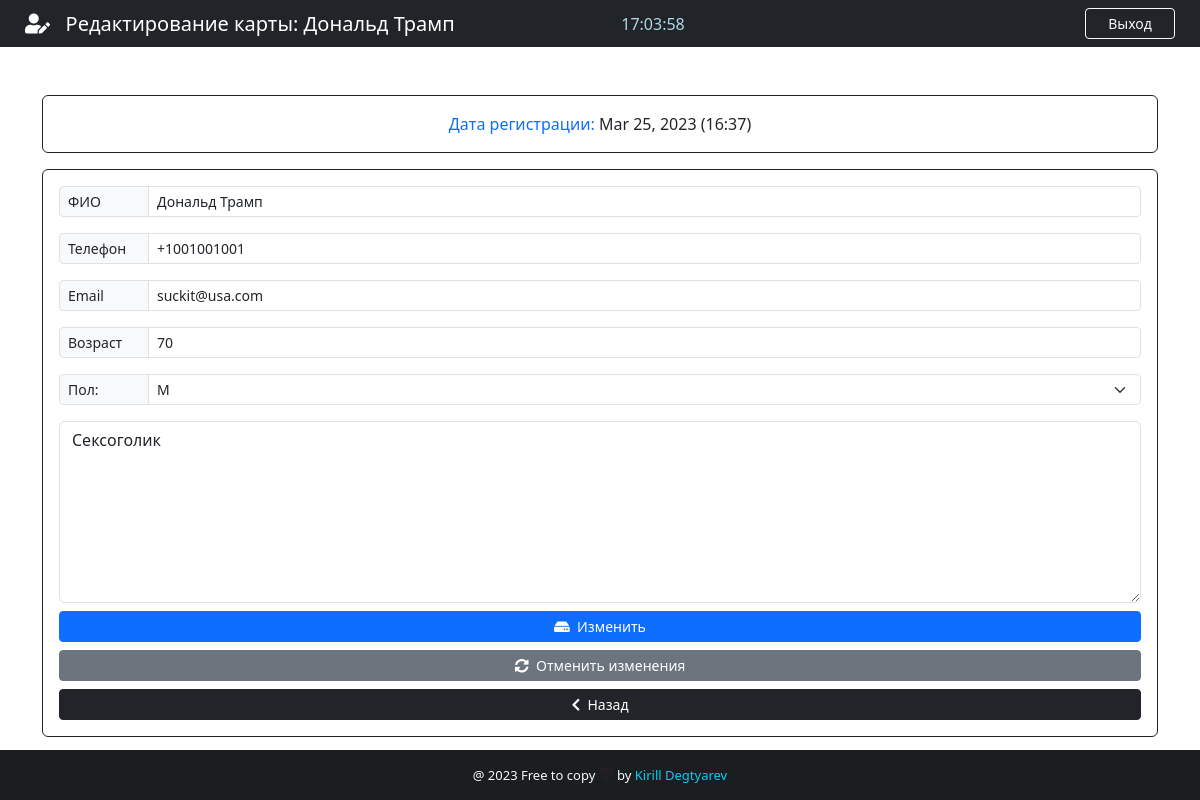
Screenshot of /patient/12 (signed in) with the database file from the repository.
### App/models.py (models this page shows, shortened)
class Patient(models.Model):
    GENDER = (
        ('М', 'М'),
        ('Ж', 'Ж'),
    )
    id = models.IntegerField(primary_key=True)
    name = models.CharField(max_length=50)
    phone = models.CharField(max_length=20)
    email = models.CharField(max_length=40)
    age = models.CharField(max_length=3)
    gender = models.CharField(max_length=1, null=True, choices=GENDER)
    note = models.TextField(blank=True )
    created_at = models.DateTimeField(auto_now_add=True)

### App/views.py (the view)
# urls.py: path('patient/<str:patient_id>', views.patient, name='patient'),
@cache_control(no_cache = True, must_validate = True, no_store = True)
@login_required(login_url="login")
def patient(request, patient_id):
    patient = Patient.objects.get(id = patient_id)
    if patient !=None:
        return render(request, "edit.html", {'patient': patient})

### App/templates/edit.html (shortened to what this page needs)
{% extends 'add.html' %}
{% block nav-content %}
    <i class="fas fa-user-edit"></i>&nbsp; &nbsp;Редактирование карты: {{ patient.name }}
{% endblock nav-content %}
{% block Action %} action="/edit_patient/" {% endblock Action %}
{% block card_title %}Дата регистрации: <span class="text-dark">{{ patient.created_at|date:"M d, Y (H:i)" }}</span>{% endblock card_title %}
{% block Value-name %} value = "{{ patient.name }}" {% endblock Value-name %}
{% block Value-phone %} value = "{{ patient.phone }}" {% endblock Value-phone %}
{% block Value-email %} value = "{{ patient.email }}" {% endblock Value-email %}
{% block Value-age %} value = "{{ patient.age }}" {% endblock Value-age %}
{% block option %}
    <option style="background-color: #d3d3d3; color: #007bff;"> {{ patient.gender }} </option>
{% endblock option %}
{% block note %}{{ patient.note }}{% endblock note %}
{% block btn-add %}
<i class="fas fa-hdd"></i>&nbsp;&nbsp;Изменить
{% endblock btn-add %}
{% block reset_btn %}
    <button type="reset" class="btn btn-secondary btn-sm"><i class="fas fa-sync-alt"></i>&nbsp;&nbsp;Отменить изменения</button>
{% endblock reset_btn %}

### App/templates/add.html (shortened to what this page needs)
{% extends 'base.html' %}
{% block time %}
    <div class="col-sm" style="text-align: center">
        <div >
            <span id="clock" style="color: lightblue;"></span>
        </div >
    </div>
{% endblock time %}
{% block btn-nav %}
    <a href="{% url 'logout' %}" class="btn btn-outline-danger btn-sm border-light text-light"
       data-bs-toggle="modal" data-bs-target="#logoutModal" id="btn-nav">Выход</a>
{% endblock btn-nav %}
{% block content %}
    <div class="container">
        <div class="row">
            <div class="col-lg-12">
                <div class="card card-body border-dark text-primary mt-5">
                <span class="text-center">
                    {% block card_title %}Заполните форму ниже{% endblock card_title %}
                </span>
                </div>
                <form {% block Action %} action="/add_patient/" {% endblock Action %} method="POST" autocomplete="off" class="card p-3 border-dark mt-3">
                    <div class="input-group input-group-sm mb-3">
                        <span class="input-group-text side-label" >ФИО</span>
                        <input type="text" class="form-control side-label"  maxlength="40"
                               id="name" name="name" placeholder="Фамилия, имя и отчество:"
                                {% block Value-name %} {% endblock Value-name %}>
                    </div>
                    <div class="input-group input-group-sm mb-3">
                        <span class="input-group-text side-label">Телефон</span>
                        <input type="text" class="form-control" id="phone" name="phone" placeholder="В формате 999-001-0001" maxlength="15"
                                {% block Value-phone %} {% endblock Value-phone %}>
                    </div>
                    <div class="input-group input-group-sm mb-3">
                        <span class="input-group-text side-label" >Email</span>
                        <input type="text" class="form-control" id="email"
                               maxlength="40" name="email" placeholder="Электронная почта:"
                                {% block Value-email %} {% endblock Value-email %}>
                    </div>
                    <div class="input-group input-group-sm mb-3">
                        <span class="input-group-text side-label">Возраст</span>
                        <input type="text" class="form-control" id="age" name="age" placeholder="Возраст:" maxlength="3"
                             {% block Value-age %} {% endblock Value-age %}>
                    </div>
                    <div class="input-group input-group-sm mb-3">
                        <label class="input-group-text side-label" >Пол:</label>
                        <select class="form-select" name="gender" id="gender">
                            {% block option %}{% endblock option %}>
                        </select>
                    </div>
                    <div class="form-group">
                        <textarea class="form-control" name="note" rows="7" placeholder="Требуется описание...">{% block note %}{% endblock note %}</textarea>
                    </div>
                    <div class="d-grid gap-2 mt-2">
                        <button type="submit" class="btn btn-primary btn-sm" id="btn-add">
                            {% block btn-add %}{% endblock btn-add %}
                        </button>
                    {% block reset_btn %}{% endblock reset_btn %}
                        <a href="{% url 'backend' %}" class="btn btn-dark btn-sm">
                            <i class="fas fa-chevron-left"></i>&nbsp;&nbsp;Назад
                        </a>
                    </div>
                </form>
            </div>
        </div>
    </div>
{% endblock content %}

### App/static/css/style.css (style rules this page uses)
html,body { height: 100%; margin: 0; max-width: 100%; overflow: hidden; }
#btn-nav { width: 90px; float: right; margin-right: 25px; }
.side-label { width: 90px; }

### rows the page displays
Patient: name "Дональд Трамп", created_at "Mar 25, 2023 (16:37)", phone "+1001001001", email "suckit@usa.com", age "70", gender "М", note "Сексоголик"
